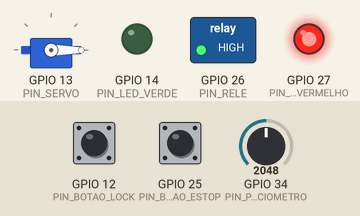
This sketch was run on a simulated ESP32. Shown: servo, switched loads named in the sketch (green lamp = pin HIGH), output pins drawn as LEDs (lit = HIGH). The inputs (shaded band) are chosen by the test bench; at power-on: GPIO 34 (PIN_POTENCIOMETRO) = 2048, GPIO 12 (PIN_BOTAO_LOCK) HIGH, GPIO 25 (PIN_BOTAO_ESTOP) HIGH. WiFi joins after 1.5 s; servers stay silent unless stated; random numbers use the default seed unless the sketch sets one; no MQTT or app messages arrive unless stated; what the sketch prints to the serial monitor is not drawn.

Above: at 2.8 s.
2.9 s: GPIO 34 (PIN_POTENCIOMETRO) set to 3760
5.5 s: GPIO 34 (PIN_POTENCIOMETRO) set to 3897
At 6.45 s:
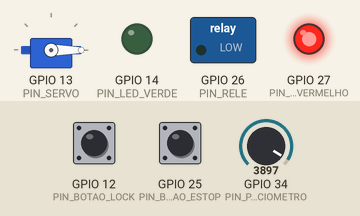
At 7.35 s:
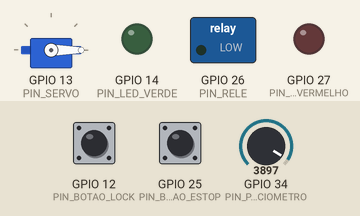
Timing chart, 0 to 24.0 s (numbered marks = the images above; inputs shaded):
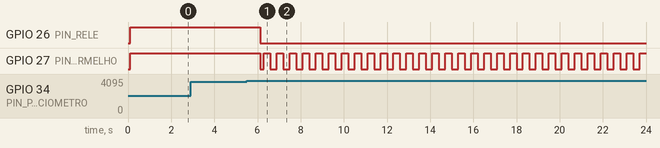

The sketch:

sketch_unificado.ino
```cpp
/*
 * ====================================================================
 * USINA NUCLEAR ANGRA III — ESP32 IOT GATEWAY UNIFICADO (ATIVIDADES 07 & 08)
 * Integração: E-Stop (Parada de Emergência) + Fechadura Inteligente (Trava IoT)
 *
 * Hardware Combinado (Sem Conflito de Pinos):
 * [PARTE 1: E-STOP]
 * - GPIO 34: Potenciômetro Analógico (Sensor de RPM da Turbina 0-3000 RPM)
 * - GPIO 26: Módulo Relé / Motor Principal (Atuador de Força)
 * - GPIO 25: Botão Físico Vermelho (E-Stop / Parada de Emergência)
 *
 * [PARTE 2: FECHADURA / TRAVA DE CONTENÇÃO]
 * - GPIO 13: Sinal PWM do Servo Motor (0° Travado / 90° Destravado)
 * - GPIO 12: Botão Físico Verde (Abertura Local da Trava)
 * - GPIO 14: LED Verde (Indicação de Normal / Destravado)
 * - GPIO 27: LED Vermelho (Indicação de Alerta / Travado)
 *
 * Broker MQTT:
 * - Host: broker.hivemq.com (Porta 1883 TCP)
 * ====================================================================
 */

#include <WiFi.h>
#include <PubSubClient.h>
#include <ESP32Servo.h>

// --- Credenciais Wi-Fi e Broker HiveMQ ---
const char* WIFI_SSID     = "Wokwi-GUEST";
const char* WIFI_PASSWORD = "";
const char* MQTT_SERVER   = "broker.hivemq.com";
const int   MQTT_PORT     = 1883;

// --- Mapeamento de Pinos Físicos ---
// E-Stop:
const int PIN_POTENCIOMETRO = 34; // RPM Turbina
const int PIN_RELE         = 26; // Relé / Motor
const int PIN_BOTAO_ESTOP  = 25; // Botão Vermelho E-Stop

// Smart Lock:
const int PIN_SERVO        = 13; // Servo da Trava
const int PIN_BOTAO_LOCK   = 12; // Botão Verde Local
const int PIN_LED_VERDE    = 14; // LED Verde
const int PIN_LED_VERMELHO = 27; // LED Vermelho

// --- Tópicos MQTT ---
const char* TOPIC_TELEMETRIA   = "angra3/telemetria";
const char* TOPIC_RPM          = "angra3/turbina/rpm";
const char* TOPIC_TRAVA_STATUS = "angra3/fechadura/status";
const char* TOPIC_REATOR_STATUS= "angra3/reator/status";
const char* TOPIC_ALERTAS      = "angra3/alertas";
const char* TOPIC_COMANDOS_SUB = "angra3/comandos/#";

// --- Objetos e Variáveis de Controle ---
WiFiClient espClient;
PubSubClient client(espClient);
Servo servoTrava;

bool motorLigado      = true;  // Relé
bool portaDestravada  = false; // Trava
bool modoScram        = false; // Modo de Emergência Geral

const int LIMITE_RPM_SOBREVELOCIDADE = 2800;
int rpmAtual = 0;

unsigned long tempoAberturaTrava = 0;
const unsigned long TEMPO_TRAVA_ABERTA = 5000; // 5 segundos

unsigned long ultimoEnvioTelemetria = 0;
const unsigned long INTERVALO_TELEMETRIA = 1500; // 1.5s

int estadoEstopAnterior = HIGH;
int estadoLockAnterior  = HIGH;
unsigned long ultimoDebounce = 0;

// Protótipos
void setupWifi();
void reconnectMQTT();
void callback(char* topic, byte* payload, unsigned int length);
void acionarDestravamento(const char* origem);
void travarContencao();
void executarScram(const char* motivo);
void rearmarSistema();
void publicarTelemetria();

void setup() {
  Serial.begin(115200);
  delay(100);

  Serial.println("\n=======================================================");
  Serial.println("  ANGRA III — SISTEMA IOT ESP32 UNIFICADO (HIVEMQ)    ");
  Serial.println("=======================================================");

  // 1. Configuração dos Pinos do E-Stop
  pinMode(PIN_RELE, OUTPUT);
  pinMode(PIN_BOTAO_ESTOP, INPUT_PULLUP);
  digitalWrite(PIN_RELE, HIGH); // Inicia motor LIGADO

  // 2. Configuração dos Pinos da Trava
  pinMode(PIN_BOTAO_LOCK, INPUT_PULLUP);
  pinMode(PIN_LED_VERDE, OUTPUT);
  pinMode(PIN_LED_VERMELHO, OUTPUT);
  digitalWrite(PIN_LED_VERMELHO, HIGH); // Inicia TRAVADO
  digitalWrite(PIN_LED_VERDE, LOW);

  // 3. Inicialização do Servo
  ESP32PWM::allocateTimer(0);
  servoTrava.setPeriodHertz(50);
  servoTrava.attach(PIN_SERVO, 500, 2400);
  servoTrava.write(0); // 0 graus = Travado

  estadoEstopAnterior = digitalRead(PIN_BOTAO_ESTOP);
  estadoLockAnterior  = digitalRead(PIN_BOTAO_LOCK);

  // 4. Rede
  setupWifi();
  client.setServer(MQTT_SERVER, MQTT_PORT);
  client.setCallback(callback);
  client.setBufferSize(512);
}

void loop() {
  if (!client.connected()) reconnectMQTT();
  client.loop();

  unsigned long agora = millis();

  // --------------------------------------------------------------------------
  // 1. LEITURA DO BOTÃO VERMELHO (E-STOP / SCRAM LOCAL)
  // --------------------------------------------------------------------------
  int leituraEstop = digitalRead(PIN_BOTAO_ESTOP);
  if (leituraEstop == LOW && estadoEstopAnterior == HIGH && (agora - ultimoDebounce > 200)) {
    ultimoDebounce = agora;
    Serial.println("\n[LOCAL] BOTAO VERMELHO E-STOP ACIONADO!");
    executarScram("Botao Fisico E-Stop Acionado no Painel");
  }
  estadoEstopAnterior = leituraEstop;

  // --------------------------------------------------------------------------
  // 2. LEITURA DO BOTÃO VERDE (LIBERAÇÃO LOCAL DA TRAVA)
  // --------------------------------------------------------------------------
  int leituraLock = digitalRead(PIN_BOTAO_LOCK);
  if (leituraLock == LOW && estadoLockAnterior == HIGH && (agora - ultimoDebounce > 200)) {
    ultimoDebounce = agora;
    if (!modoScram) {
      Serial.println("\n[LOCAL] BOTAO VERDE DA TRAVA ACIONADO!");
      acionarDestravamento("Botao Fisico Local");
    } else {
      Serial.println("\n[AVISO] Trava bloqueada devido a SCRAM ativo!");
    }
  }
  estadoLockAnterior = leituraLock;

  // --------------------------------------------------------------------------
  // 3. TEMPORIZADOR DE FECHAMENTO AUTOMÁTICO DA TRAVA (5 SEGUNDOS)
  // --------------------------------------------------------------------------
  if (portaDestravada && !modoScram && (agora - tempoAberturaTrava >= TEMPO_TRAVA_ABERTA)) {
    Serial.println("[TIMER] 5s esgotados -> Re-travando contencao...");
    travarContencao();
  }

  // Piscar LED vermelho caso SCRAM esteja ativo
  if (modoScram) {
    digitalWrite(PIN_LED_VERMELHO, (agora / 300) % 2);
  }

  // --------------------------------------------------------------------------
  // 4. LEITURA ANALÓGICA DO RPM (POTENCIÔMETRO) & ENVIO PERIÓDICO (1.5s)
  // --------------------------------------------------------------------------
  if (agora - ultimoEnvioTelemetria >= INTERVALO_TELEMETRIA) {
    ultimoEnvioTelemetria = agora;

    int valorPot = analogRead(PIN_POTENCIOMETRO);
    rpmAtual = motorLigado ? map(valorPot, 0, 4095, 0, 3000) : 0;

    publicarTelemetria();

    // Verificação de sobrevelocidade da turbina
    if (rpmAtual > LIMITE_RPM_SOBREVELOCIDADE && motorLigado) {
      executarScram("Sobrevelocidade Critica da Turbina (> 2800 RPM)!");
    }
  }
}

// ============================================================================
// CONEXÃO WI-FI
// ============================================================================
void setupWifi() {
  Serial.print("[WIFI] Conectando a ");
  Serial.println(WIFI_SSID);

  WiFi.mode(WIFI_STA);
  WiFi.begin(WIFI_SSID, WIFI_PASSWORD);

  int tentativas = 0;
  while (WiFi.status() != WL_CONNECTED && tentativas < 20) {
    delay(500);
    Serial.print(".");
    tentativas++;
  }

  if (WiFi.status() == WL_CONNECTED) {
    Serial.println("\n[WIFI] Conectado!");
    Serial.print("[WIFI] IP: ");
    Serial.println(WiFi.localIP());
  }
}

// ============================================================================
// RECONEXÃO AO BROKER HIVEMQ
// ============================================================================
void reconnectMQTT() {
  static unsigned long ultimaTentativa = 0;
  if (millis() - ultimaTentativa < 4000) return;
  ultimaTentativa = millis();

  Serial.print("[MQTT] Conectando ao HiveMQ (broker.hivemq.com)... ");
  String clientId = "ESP32_Angra3_Unified_" + String(random(0xffff), HEX);

  if (client.connect(clientId.c_str())) {
    Serial.println("CONECTADO COM SUCESSO!");
    client.subscribe(TOPIC_COMANDOS_SUB);
    client.publish(TOPIC_REATOR_STATUS, modoScram ? "SCRAM" : "ONLINE", true);
    client.publish(TOPIC_TRAVA_STATUS, portaDestravada ? "1" : "0", true);
  } else {
    Serial.print("Falha, rc=");
    Serial.println(client.state());
  }
}

// ============================================================================
// CALLBACK: RECEBE COMANDOS DA PÁGINA WEB VIA HIVEMQ
// ============================================================================
void callback(char* topic, byte* payload, unsigned int length) {
  String msg = "";
  for (unsigned int i = 0; i < length; i++) msg += (char)payload[i];
  msg.trim();

  String strTopic = String(topic);
  Serial.print("[MQTT RX] Topico: ");
  Serial.print(topic);
  Serial.print(" | Mensagem: ");
  Serial.println(msg);

  // 1. Comando da Fechadura / Trava
  if (strTopic.endsWith("/fechadura")) {
    if (msg == "1" && !modoScram) {
      acionarDestravamento("Comando Web Nuvem");
    } else if (msg == "0") {
      travarContencao();
    }
  }
  // 2. Comando SCRAM / E-Stop
  else if (strTopic.endsWith("/scram") || strTopic.endsWith("/estop")) {
    if (msg == "1" || msg.equalsIgnoreCase("scram")) {
      executarScram("SCRAM Executado Remotamente via Web");
    } else if (msg == "0" || msg.equalsIgnoreCase("reset")) {
      rearmarSistema();
    }
  }
  // 3. Reset
  else if (strTopic.endsWith("/reset")) {
    rearmarSistema();
  }
}

// ============================================================================
// ATUAÇÃO DE CONTROLE
// ============================================================================
void acionarDestravamento(const char* origem) {
  servoTrava.write(90); // Gira o servo para 90° (aberto)
  digitalWrite(PIN_LED_VERMELHO, LOW);
  digitalWrite(PIN_LED_VERDE, HIGH);

  portaDestravada = true;
  tempoAberturaTrava = millis();

  Serial.printf("[TRAVA] Destravada por: %s\n", origem);

  if (client.connected()) {
    client.publish(TOPIC_TRAVA_STATUS, "1");
    client.publish(TOPIC_ALERTAS, "Trava de Contencao Destravada");
  }
}

void travarContencao() {
  servoTrava.write(0); // Retorna a 0° (fechado)
  digitalWrite(PIN_LED_VERMELHO, HIGH);
  digitalWrite(PIN_LED_VERDE, LOW);

  portaDestravada = false;
  Serial.println("[TRAVA] Travada com sucesso.");

  if (client.connected()) {
    client.publish(TOPIC_TRAVA_STATUS, "0");
  }
}

void executarScram(const char* motivo) {
  modoScram = true;
  motorLigado = false;
  portaDestravada = false;

  digitalWrite(PIN_RELE, LOW); // Abre relé (desliga motor)
  servoTrava.write(0);         // Trava contencao imediatamente
  digitalWrite(PIN_LED_VERDE, LOW);
  digitalWrite(PIN_LED_VERMELHO, HIGH);

  Serial.println("\n!!!!!!!!!!!!!!!!!!!!!!!!!!!!!!!!!!!!!!!!!!!!!!!!!!");
  Serial.printf("  [SCRAM ATIVADO] %s\n", motivo);
  Serial.println("!!!!!!!!!!!!!!!!!!!!!!!!!!!!!!!!!!!!!!!!!!!!!!!!!!");

  if (client.connected()) {
    client.publish(TOPIC_REATOR_STATUS, "SCRAM", true);
    client.publish(TOPIC_TRAVA_STATUS, "0", true);
    client.publish(TOPIC_ALERTAS, motivo, true);
  }
}

void rearmarSistema() {
  modoScram = false;
  motorLigado = true;
  digitalWrite(PIN_RELE, HIGH);
  travarContencao();

  Serial.println("[SISTEMA] Modo normal restaurado com sucesso.");

  if (client.connected()) {
    client.publish(TOPIC_REATOR_STATUS, "ONLINE", true);
    client.publish(TOPIC_ALERTAS, "Sistema Rearmado e Operacional.");
  }
}

void publicarTelemetria() {
  if (!client.connected()) return;

  float potencia = motorLigado ? map(rpmAtual, 0, 3000, 0, 1510) : 0;
  float temp     = motorLigado ? (310.0 + (rpmAtual / 150.0)) : 80.0;
  float pressao  = motorLigado ? (145.0 + (rpmAtual / 250.0)) : 40.0;
  float radiacao = motorLigado ? 0.12 : 0.05;

  // 1. Tópico individual de RPM da turbina
  client.publish(TOPIC_RPM, String(rpmAtual).c_str());

  // 2. Payload JSON consumido pelo Chart.js e painel Web
  char jsonBuffer[256];
  snprintf(jsonBuffer, sizeof(jsonBuffer),
    "{\"turbina\":%d,\"potencia\":%.0f,\"temperatura\":%.1f,\"pressao\":%.1f,\"radiacao\":%.2f,\"trava\":%d,\"motor\":%d}",
    rpmAtual,
    potencia,
    temp,
    pressao,
    radiacao,
    portaDestravada ? 1 : 0,
    motorLigado ? 1 : 0
  );

  client.publish(TOPIC_TELEMETRIA, jsonBuffer);
}
```

Measured:
- the behaviour switches between 3823 and 3824 on GPIO 34 (PIN_POTENCIOMETRO) (found by bisection; images 0 and 1)
- after the input at 2.9 s, every drawn part: stays the same
- after the input at 5.5 s, GPIO 26 (PIN_RELE): HIGH → LOW after 0.62 s; GPIO 27 (PIN_LED_VERMELHO): HIGH → LOW after 0.63 s, then repeats every 0.60 s: HIGH 0.30 s, LOW 0.30 s
